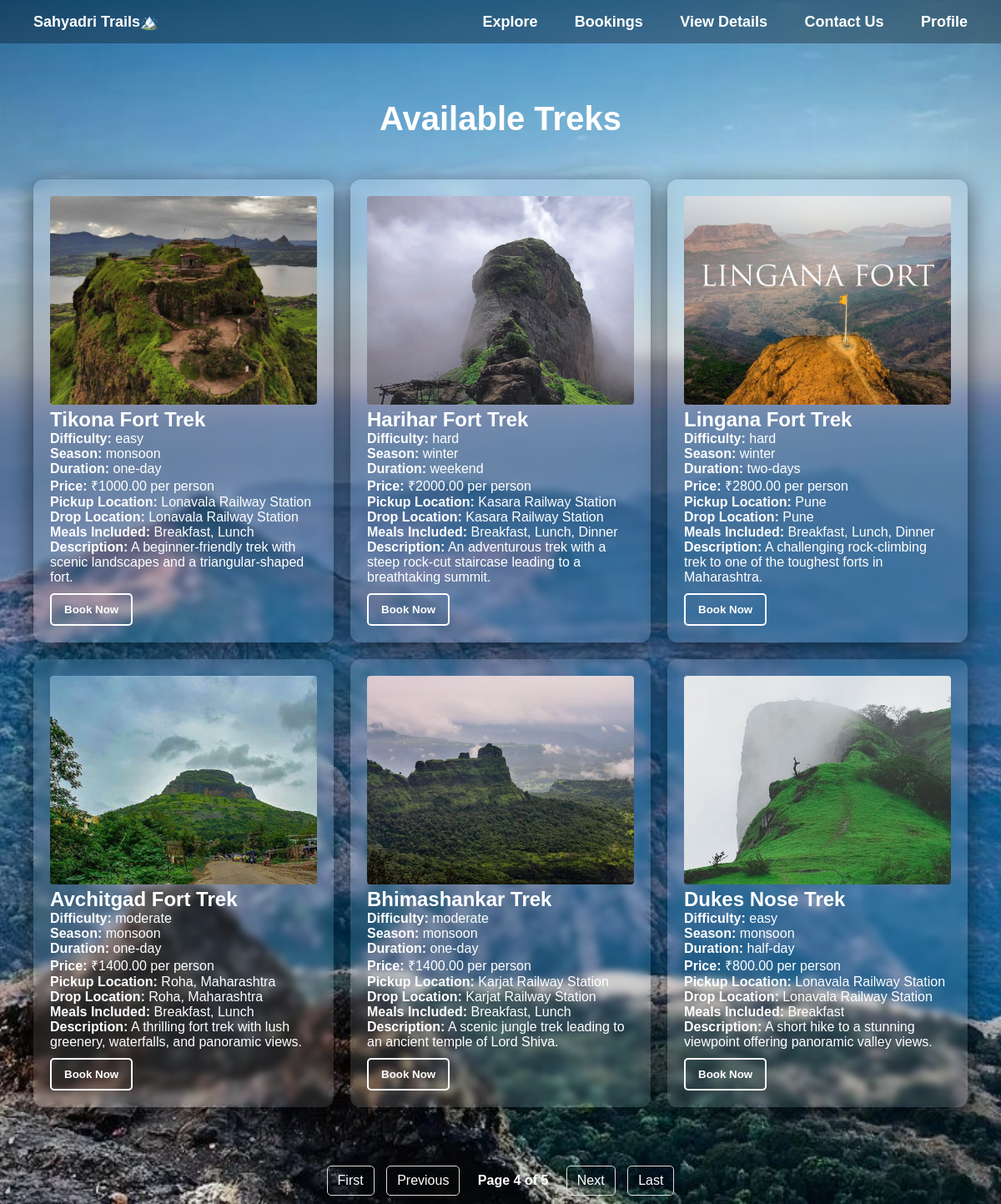
The page /bookings/?page=4 on the database its author committed.
### app/models.py (models this page shows, shortened)
class Trek(models.Model):
    trek_id = models.AutoField(primary_key=True)
    name = models.CharField(max_length=200)
    difficulty = models.CharField(
        max_length=20,
        choices=[('easy', 'Easy'), ('moderate', 'Moderate'), ('hard', 'Hard')]
    )
    season = models.CharField(
        max_length=20,
        choices=[('monsoon', 'Monsoon'), ('winter', 'Winter'), ('summer', 'Summer')]
    )
    duration = models.CharField(
        max_length=20,
        choices=[('one-day', 'One-Day'), ('weekend', 'Weekend')]
    )
    price = models.DecimalField(max_digits=10, decimal_places=2)
    image = models.ImageField(upload_to='media/')
    description = models.TextField()
    pickup_location = models.CharField(max_length=255, default="Nearest Railway Station")
    drop_location = models.CharField(max_length=255, default="Lonavala Railway Station")
    meals = models.TextField(default="Breakfast, Lunch, Dinner included")

### app/views.py (the view)
# urls.py: path('bookings/', views.bookings_page, name='bookings_page'),
def bookings_page(request):
    treks = Trek.objects.all()  # Fetching all treks
    paginator = Paginator(treks, 6)  # Show 6 treks per page
    page_number = request.GET.get('page')
    page_obj = paginator.get_page(page_number)
    return render(request, 'bookings.html', {'treks': page_obj})  # ✅ Pass paginated data

### app/templates/bookings.html (shortened to what this page needs)
{% load static %}
<!DOCTYPE html>
<html lang="en">
<head>
</head>
<body>
    <div class="navbar">
        <div>
            <a href="{% url 'home' %}" class="home-btn">Sahyadri Trails🏔️</a>
        </div>
        <div>
            <a href="{% url 'explore_treks' %}">Explore</a>
            <a href="{% url 'bookings_page' %}">Bookings</a>
            <a href="{% url 'booking_details' %}">View Details</a>
            <a href="{% url 'contact' %}">Contact Us</a>
            <a href="{% url 'profile' %}">Profile</a>
        </div>
    </div>
    <div class="container">
        <h1>Available Treks</h1>
        <div class="trek-container">
            {% for trek in treks %}
            <div class="trek-card">
                <img src="{{ trek.image.url }}" alt="{{ trek.name }}">
                <h2>{{ trek.name }}</h2>
                <p><strong>Difficulty:</strong> {{ trek.difficulty }}</p>
                <p><strong>Season:</strong> {{ trek.season }}</p>
                <p><strong>Duration:</strong> {{ trek.duration }}</p>
                <p><strong>Price:</strong> ₹{{ trek.price }} per person</p>
                <p><strong>Pickup Location:</strong> {{ trek.pickup_location }}</p>
                <p><strong>Drop Location:</strong> {{ trek.drop_location }}</p>
                <p><strong>Meals Included:</strong> {{ trek.meals }}</p>
                <p><strong>Description:</strong> {{ trek.description }}</p>
                <button class="btn"
                    onclick="showPopup('{{ trek.trek_id }}', '{{ trek.name }}', '{{ trek.image.url }}', '{{ trek.difficulty }}', '{{ trek.season }}', '{{ trek.pickup_location }}', '{{ trek.price }}', '{{ trek.pickup_location }}', '{{ trek.drop_location }}', '{{ trek.meals }}')">
                    Book Now
                </button>
            </div>
            {% endfor %}
        </div>
    </div>
    <div class="pagination">
        {% if treks.has_previous %}
            <a href="?page=1">First</a>
            <a href="?page={{ treks.previous_page_number }}">Previous</a>
        {% endif %}
        <span>Page {{ treks.number }} of {{ treks.paginator.num_pages }}</span>
        {% if treks.has_next %}
            <a href="?page={{ treks.next_page_number }}">Next</a>
            <a href="?page={{ treks.paginator.num_pages }}">Last</a>
        {% endif %}
    </div>
</body>
</html>

### rows shown on the page
Trek: image (picture), name "Tikona Fort Trek", difficulty "easy", season "monsoon", duration "one-day", price "1000.00", pickup_location "Lonavala Railway Station", drop_location "Lonavala Railway Station", meals "Breakfast, Lunch", description "A beginner-friendly trek with scenic landscapes and a triangular-shaped fort."
Trek: image (picture), name "Harihar Fort Trek", difficulty "hard", season "winter", duration "weekend", price "2000.00", pickup_location "Kasara Railway Station", drop_location "Kasara Railway Station", meals "Breakfast, Lunch, Dinner", description "An adventurous trek with a steep rock-cut staircase leading to a breathtaking summit."
Trek: image (picture), name "Lingana Fort Trek", difficulty "hard", season "winter", duration "two-days", price "2800.00", pickup_location "Pune", drop_location "Pune", meals "Breakfast, Lunch, Dinner", description "A challenging rock-climbing trek to one of the toughest forts in Maharashtra."
Trek: image (picture), name "Avchitgad Fort Trek", difficulty "moderate", season "monsoon", duration "one-day", price "1400.00", pickup_location "Roha, Maharashtra", drop_location "Roha, Maharashtra", meals "Breakfast, Lunch", description "A thrilling fort trek with lush greenery, waterfalls, and panoramic views."
Trek: image (picture), name "Bhimashankar Trek", difficulty "moderate", season "monsoon", duration "one-day", price "1400.00", pickup_location "Karjat Railway Station", drop_location "Karjat Railway Station", meals "Breakfast, Lunch", description "A scenic jungle trek leading to an ancient temple of Lord Shiva."
Trek: image (picture), name "Dukes Nose Trek", difficulty "easy", season "monsoon", duration "half-day", price "800.00", pickup_location "Lonavala Railway Station", drop_location "Lonavala Railway Station", meals "Breakfast", description "A short hike to a stunning viewpoint offering panoramic valley views."

### other values the page prints
{{ treks.number }} "4"
{{ treks.paginator.num_pages }} "5"
